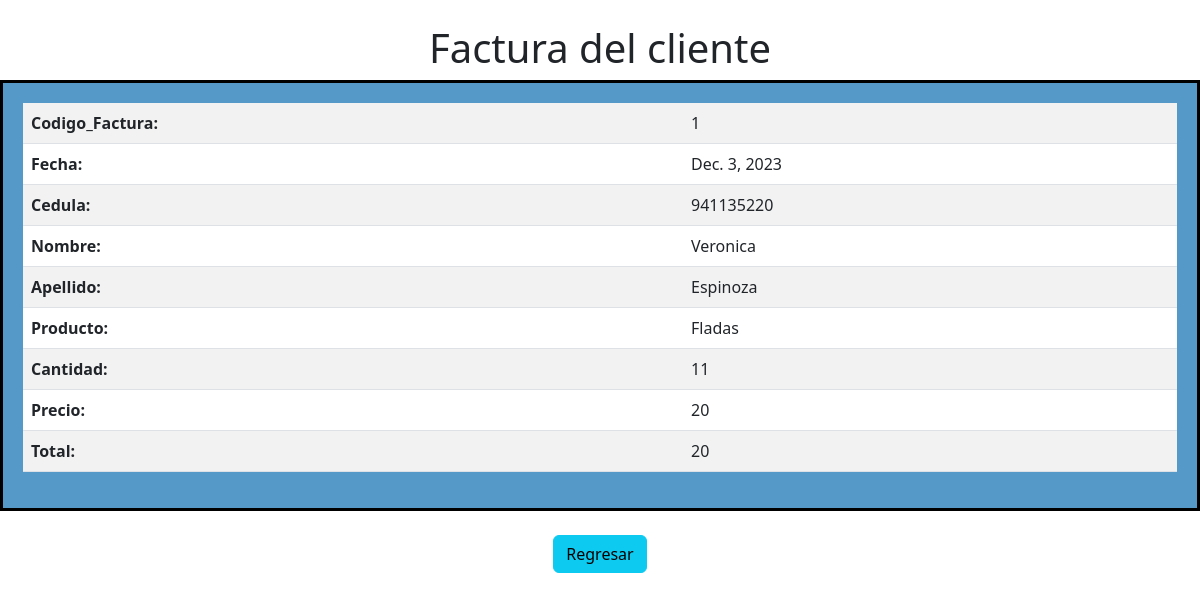
The page /ver_factura/1 on the database its author committed.
### factura/models.py (models this page shows, shortened)
class Factura (models.Model):
    fecha= models.DateField(null=True)
    cantidad = models.IntegerField(null=True)
    total = models.IntegerField(null=True)
    cliente= models.ForeignKey(Cliente, on_delete=models.SET_NULL, null=True)
    producto = models.ForeignKey(Producto, on_delete=models.SET_NULL, null=True)

class Cliente(models.Model):
    cedula = models.IntegerField(null=True)
    nombre= models.CharField(max_length=20, null=True)
    apellido = models.CharField(max_length=50,null=True)
    email = models.CharField(max_length=50,null=True)
    direccion = models.CharField(max_length=100, null=True)
    telefono = models.IntegerField(null=True)

class Producto(models.Model):
    nombre = models.CharField(max_length=20, null=True)
    precio = models.IntegerField(null=True)

### factura/views.py (the view)
# urls.py: path('ver_factura/<int:idFactura>', ver_factura),
def ver_factura(request, idFactura):
    pagina= loader.get_template('ver_factura.html')
    factura= get_object_or_404(Factura, pk=idFactura)
    mensaje= {'factura': factura}
    return HttpResponse(pagina.render(mensaje, request))

### factura/templates/ver_factura.html (shortened to what this page needs)
<!DOCTYPE html>
<html lang="en">
<head>
  <link href="https://cdn.jsdelivr.net/npm/bootstrap@5.3.0/dist/css/bootstrap.min.css" rel="stylesheet">
</head>
<body>
<div align="center">
<br>
<h1>Factura del cliente</h1>
<div class="table-container">
    <table class="table table-striped">
        <tbody>
            <tr>
                <th>Codigo_Factura:</th>
                <td>{{factura.id}}</td>
            </tr>
            <tr>
                <th>Fecha:</th>
                <td>{{factura.fecha}}</td>
            </tr>
            <tr>
                <th>Cedula:</th>
                <td>{{factura.cliente.cedula}}</td>
            </tr>
            <tr>
                <th>Nombre:</th>
                <td>{{factura.cliente.nombre}}</td>
            </tr>
            <tr>
                <th>Apellido:</th>
                <td>{{factura.cliente.apellido}}</td>
            </tr>
            <tr>
                <th>Producto:</th>
                <td>{{factura.producto.nombre}}</td>
            </tr>
            <tr>
                <th>Cantidad:</th>
                <td>{{factura.cantidad}}</td>
            </tr>
            <tr>
                <th>Precio:</th>
                <td>{{factura.producto.precio}}</td>
            </tr>
            <tr>
                <th>Total:</th>
                <td>{{factura.total}}</td>
            </tr>
        </tbody>
    </table>
</div>
<br>
<div align="center">
    <a class="btn btn-info" href="{%url 'inicio'%}">Regresar</a>
</div>
</div>
</body>
</html>

### factura/templates/ver_factura.html (style rules this page uses)
body { background-image: url(https://img.freepik.com/foto-gratis/fondo_53876-32169.jpg); background-repeat: no-repeat; background-size: cover; background-position: center; height: 100vh; margin: 0; padding: 0; }
.table-container { background-color: #5499C7; padding: 20px; border: 3px solid black; }

### rows shown on the page
Factura: id "1", fecha "Dec. 3, 2023", cliente.cedula "941135220", cliente.nombre "Veronica", cliente.apellido "Espinoza", producto.nombre "Fladas", cantidad "11", producto.precio "20", total "20"
